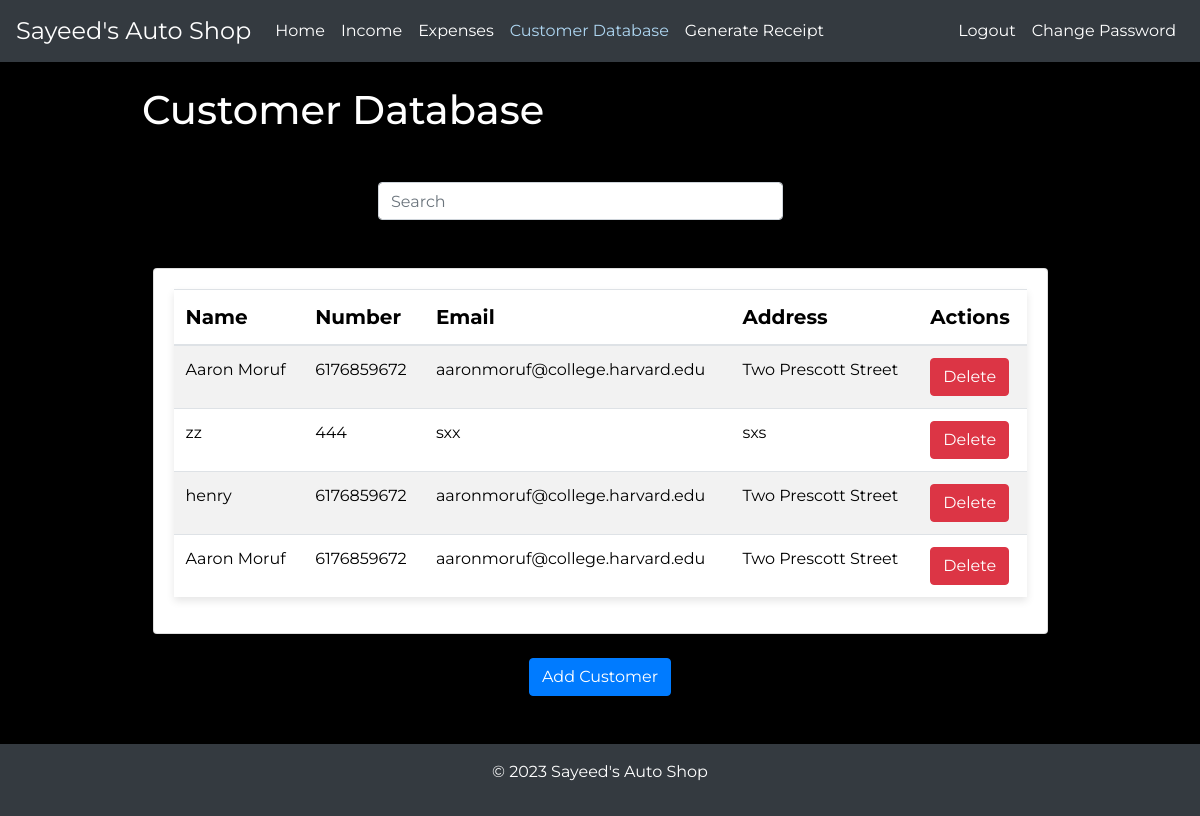
The app's page /customers (signed in) with its own data.
### tables this page shows
CREATE TABLE customers (
    id INTEGER PRIMARY KEY AUTOINCREMENT,
    name TEXT NOT NULL,
    number TEXT NOT NULL,
    email TEXT,
    address TEXT
, username TEXT NOT NULL);

### app.py (the view)
@app.route("/customers")
@login_required
def customers():
    customers_data = db.execute("SELECT * FROM customers")
    return render_template(
        "customers.html", customers=customers_data, active_page="customers"
    )

### app.py (called while the page is built)
@app.after_request
def after_request(response):
    response.headers["Cache-Control"] = "no-cache, no-store, must-revalidate"
    response.headers["Expires"] = 0
    response.headers["Pragma"] = "no-cache"
    return response

### helpers.py (called while the page is built)
def login_required(f):
    @wraps(f)
    def decorated_function(*args, **kwargs):
        if session.get("user_id") is None:
            return redirect("/login")
        return f(*args, **kwargs)
    return decorated_function

### templates/customers.html (shortened to what this page needs)
{% extends 'layout.html' %}
{% block content %}
    <div class="row justify-content-left">
        <h1 class="mb-5 ml-5 custom-margin ">Customer Database</h1>
    </div>
     <div class="row justify-content-center mb-5">
        <div class="col-md-6 text-center">
            <form class="form-inline">
                <input class="form-control w-75 mr-2 ml-5" type="search" placeholder="Search" aria-label="Search" id="search-input">
            </form>
        </div>
    </div>
    <div class="col-md-10 mx-auto">
        <div class="card">
            <div class="card-body">
                <table class="table table-striped" id="customer-table">
                    <thead>
                        <tr class = "bold-text large-text">
                            <th scope="col">Name</th>
                            <th scope="col">Number</th>
                            <th scope="col">Email</th>
                            <th scope="col">Address</th>
                            <th scope="col">Actions</th>
                        </tr>
                    </thead>
                    <tbody>
                        {% for customer in customers %}
                            <tr>
                                <td>{{ customer['name'] }}</td>
                                <td>{{ customer['number'] }}</td>
                                <td>{{ customer['email'] }}</td>
                                <td>{{ customer['address'] }}</td>
                                <td>
                                     <form method="post" action="/delete_customer">
                                        <button type="submit" class="btn btn-danger" onclick="return confirm('Are you sure you want to delete this customer?')">Delete</button>
                                    </form>
                                </td>
                            </tr>
                        {% endfor %}
                    </tbody>
                </table>
            </div>
        </div>
    </div>
    <div class="text-center mt-4">
        <a href="/add_customer" class="btn btn-primary">Add Customer</a>
    </div>
{% endblock %}

### templates/layout.html (shortened to what this page needs)
<!DOCTYPE html>
<html lang="en">
    <head>
        <link rel="stylesheet" href="https://maxcdn.bootstrapcdn.com/bootstrap/4.5.2/css/bootstrap.min.css">
        <link rel="stylesheet" href="https://cdnjs.cloudflare.com/ajax/libs/bootstrap-datepicker/1.9.0/css/bootstrap-datepicker.min.css">
        <link rel="stylesheet" href="static/styles.css">
    </head>
<body class="layout-body">
    <nav class="navbar navbar-expand-lg navbar-dark bg-dark">
        <a class="navbar-brand" style="font-size: 24px;" href="/">Sayeed's Auto Shop</a>
        <div class="collapse navbar-collapse" id="navbarNav">
            <ul class="navbar-nav mr-auto">
                <li class="nav-item {% if active_page == 'home' %}active{% endif %}">
                    <a class="nav-link" href="/">Home</a>
                </li>
                <li class="nav-item {% if active_page == 'income' %}active{% endif %}">
                    <a class="nav-link" href="/income">Income</a>
                </li>
                <li class="nav-item {% if active_page == 'expense' %}active{% endif %}">
                    <a class="nav-link" href="/expense">Expenses</a>
                </li>
            {% if session.user_id %}
                <ul class="navbar-nav mr-auto">
                    <li class="nav-item {% if active_page == 'customers' %}active{% endif %}">
                        <a class="nav-link" href="/customers">Customer Database</a>
                    </li>
                    <li class="nav-item {% if active_page == 'generate_receipt' %}active{% endif %}">
                        <a class="nav-link" href="/generate_receipt">Generate Receipt</a>
                    </li>
                </ul>
            </ul>
            {% endif %}
            {% if session.user_id %}
                <ul class="navbar-nav ml-auto">
                    <li class="nav-item {% if active_page == 'logout' %}active{% endif %}">
                        <a class="nav-link" href="/logout">Logout</a>
                    </li>
                    <li class="nav-item {% if active_page == 'change_password' %}active{% endif %}">
                        <a class="nav-link" href="/change_password">Change Password</a>
                    </li>
                </ul>
            {% endif %}
        </div>
    </nav>
    <main class="container mt-4 mb-5">
        {% block content %}{% endblock %}
    </main>
    <footer class="bg-dark text-white text-center py-3">
        <p>&copy; 2023 Sayeed's Auto Shop</p>
    </footer>
</html>

### static/styles.css (style rules this page uses)
:root { --primary-color: #3498db; --dark-color: #000; --light-color: #fff; --green-color: #00cc00; --red-color: #ff0000; --blue-color: #AED6F1; }
body { background-color: var(--dark-color); color: var(--light-color); font-family: 'Montserrat'; }
.navbar { background-color: var(--dark-color); }
.navbar-brand, .navbar-nav .nav-link { color: var(--light-color) !important; }
.table { box-shadow: 0 4px 8px rgba(0, 0, 0, 0.1); }
#customer-table td, #income-table td, #expense-table td { color: var(--dark-color) !important; }
#customer-table th, #income-table th, #expense-table th { color: var(--dark-color) !important; }
.bold-text { font-weight: 900; }
.large-text { font-size: 20px; }
.custom-margin { margin-left: 7rem !important; }
.nav-item.active a { color: var(--blue-color) !important; }

### records on screen
customers: name "Aaron Moruf", number "6176859672", email "aaronmoruf@college.harvard.edu", address "Two Prescott Street"
customers: name "zz", number "444", email "sxx", address "sxs"
customers: name "henry", number "6176859672", email "aaronmoruf@college.harvard.edu", address "Two Prescott Street"
customers: name "Aaron Moruf", number "6176859672", email "aaronmoruf@college.harvard.edu", address "Two Prescott Street"
